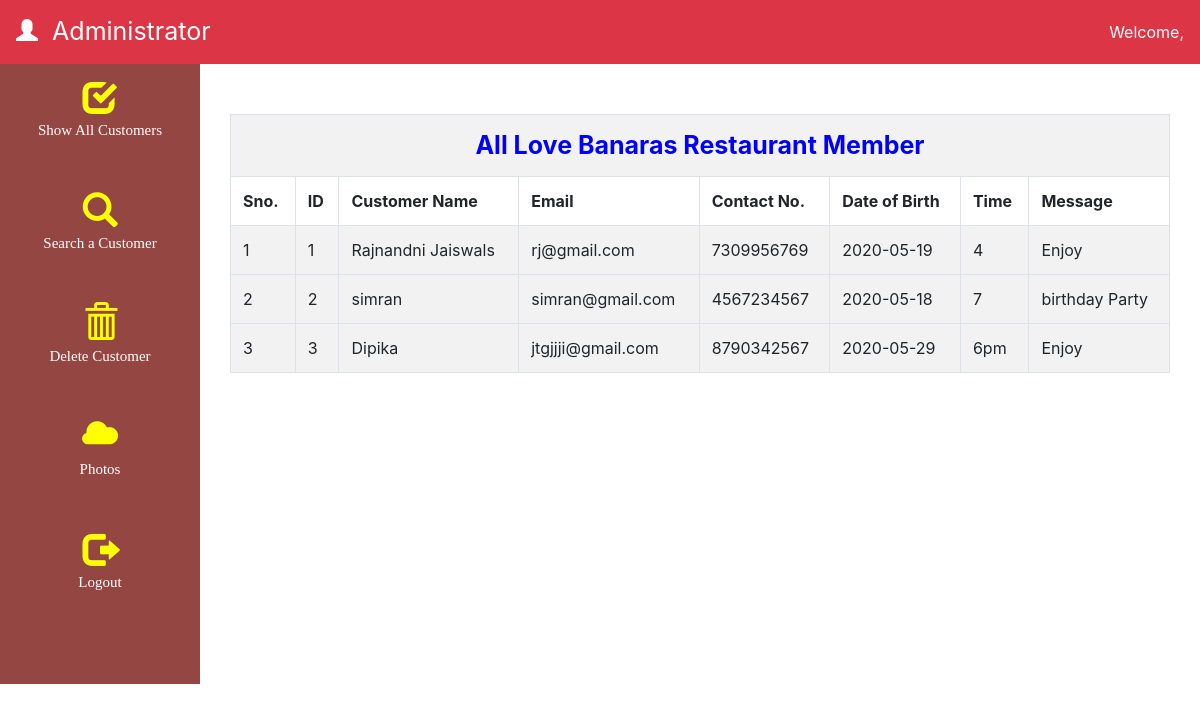
/admin/show_member.php, run on the app's committed database.
### tables this page shows
CREATE TABLE `member` (
  `id` int(4) NOT NULL,
  `name` text NOT NULL,
  `email` varchar(30) NOT NULL,
  `phone` varchar(12) NOT NULL,
  `date` date NOT NULL,
  `time` text NOT NULL,
  `message` text NOT NULL
);

### admin/show_member.php (the view, shortened to what this page needs)
<!DOCTYPE html>
<html>
<head>
	<?php include('admin_zone.php'); ?>
	<div class="col-md-10" style="padding-top:50px;padding-left:30px;padding-right:30px;">
	 <TABLE class="table table-striped table-bordered">
	 	<tr><th colspan="11" style="color:blue;text-align:center;font-size:25px;">
        All Love Banaras Restaurant Member</th></tr>
	 	<tr>
	 		<th>Sno.</th>
	 		<th>ID</th>
	 		<th>Customer Name</th>
	 		<th>Email</th>
      <th>Contact No.</th>
	 		<th>Date of Birth</th>
	 		<th>Time</th>
	 		<th>Message</th>
	 	</tr>
	   <?php
       $cnn = mysqli_connect("localhost","root","","love_banaras_restaurant");
       $sql = "SELECT * from member";
       $rec = mysqli_query($cnn,$sql);
       $n = mysqli_num_rows($rec);
       for($i=1;$i<=$n;$i++)
       {
          $row = mysqli_fetch_assoc($rec);
          echo "<tr>";
          echo "<td>$i</td>";
          echo "<td>" . $row['id'] . "</td>";
          echo "<td>" . $row['name'] . "</td>";
          echo "<td>" . $row['email'] . "</td>";
          echo "<td>" . $row['phone'] . "</td>";
          echo "<td>" . $row['date'] . "</td>";
          echo "<td>" . $row['time'] . "</td>";
          echo "<td>" . $row['message'] . "</td>";
          echo "<tr>";
       }
	   ?>
	 </TABLE>
	</div>
  </div>
</div>
</body>
</html>

### admin/admin_zone.php (shortened to what this page needs)
<link href="../bootstrap/css/bootstrap.min.css" rel="stylesheet">
<link href="../bootstrap/css/glyphicons.css" rel="stylesheet">
</head>
<body>
 <div class="navbar bg-danger">
 	<a href="index.php" class="navbar-brand">
 	 <span class="glyphicon glyphicon-user"></span>&nbsp;
 	  Administrator</a>
 	<UL class="navbar-nav">
 		<li class="nav-item">
 			<a href="#" class="nav-link">
              Welcome, <?php echo $_SESSION['admin']; ?>
 			</a>
 		</li>
 	</UL>
 </div>
 <div class="container-fluid">
	 <div class="row">
	   <div class="col-md-2" id="menu">
	   	<a href="show_member.php">
	   	 <span class="glyphicon glyphicon-check"></span><br>
	   	 Show All Customers
	   	</a>
	   	 <br><br><br>
	   	<a href="search_member.php">
	   	 <span class="glyphicon glyphicon-search"></span><br>
	   	 Search a Customer
	   </a>
	   	 <br><br><br>
	  <a href="delete_member.php">
	   	 <span class="glyphicon glyphicon-trash"></span><br>
	   	 Delete Customer
	  </a>
	   	 <br><br><br>
	  <a href="gallery.php">
	   	 <span class="glyphicon glyphicon-cloud"></span><br>
	      Photos
	  </a>
	   	 <br><br><br>
	   <a href="logout.php">
	   	 <span class="glyphicon glyphicon-log-out"></span><br>
	   	 Logout
	   </a>
    </div>

### admin/admin_zone.php (style rules this page uses)
.navbar-brand { color:white; font-size:25px; }
.nav-link { color:white; }
#menu { background-color:#944642 ; font-family:verdana; font-size:15px; height:620px; text-align:center; padding-top:10px; }
#menu a { color:white; }
.glyphicon { font-size:35px; margin-top:5px; color: yellow; }
.glyphicon-user { font-size:22px; color:white; }

### data on the page
member: id "1", name "Rajnandni Jaiswals", email "rj@gmail.com", phone "7309956769", date "2020-05-19", time "4", message "Enjoy"
member: id "2", name "simran", email "simran@gmail.com", phone "4567234567", date "2020-05-18", time "7", message "birthday Party"
member: id "3", name "Dipika", email "jtgjjji@gmail.com", phone "8790342567", date "2020-05-29", time "6pm", message "Enjoy"
